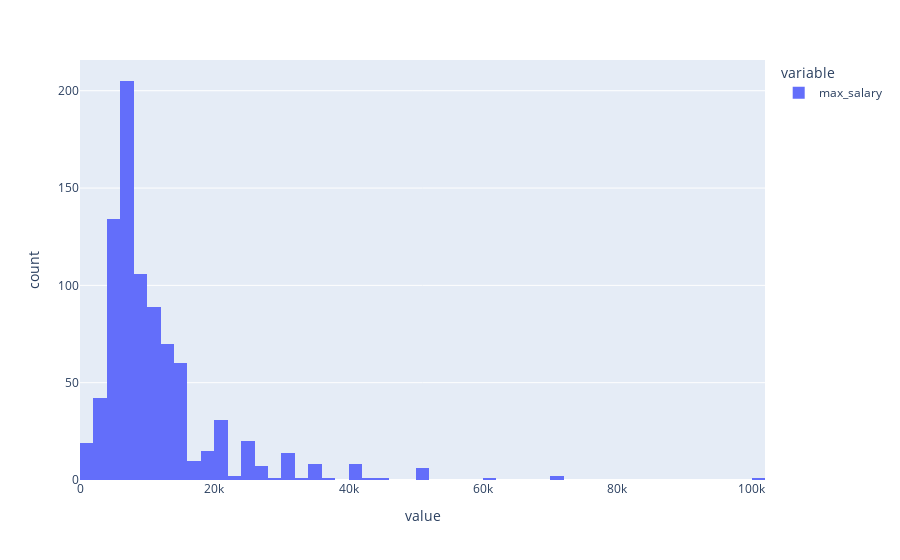

Notebook source saved alongside this figure:
### Code cell
px.histogram(data[(data['country']=='Egypt')& (data['currency']=='EGP')].max_salary)

### Figure 1 — Plotly figure (JSON) as saved in the notebook; plotly's stock layout.template omitted (floating-point values rounded to 4 significant figures; data arrays with more than 128 entries replaced by an {"elided": "..."} marker saying what was removed)
{"data": [{"alignmentgroup": "True", "bingroup": "x", "hovertemplate": "variable=max_salary<br>value=%{x}<br>count=%{y}<extra></extra>", "legendgroup": "max_salary", "marker": {"color": "#636efa", "pattern": {"shape": ""}}, "name": "max_salary", "offsetgroup": "max_salary", "orientation": "v", "showlegend": true, "type": "histogram", "x": {"elided": "855 int values"}, "xaxis": "x", "yaxis": "y"}], "layout": {"barmode": "relative", "legend": {"title": {"text": "variable"}, "tracegroupgap": 0}, "margin": {"t": 60}, "xaxis": {"anchor": "y", "domain": [0, 1], "title": {"text": "value"}}, "yaxis": {"anchor": "x", "domain": [0, 1], "title": {"text": "count"}}}}
